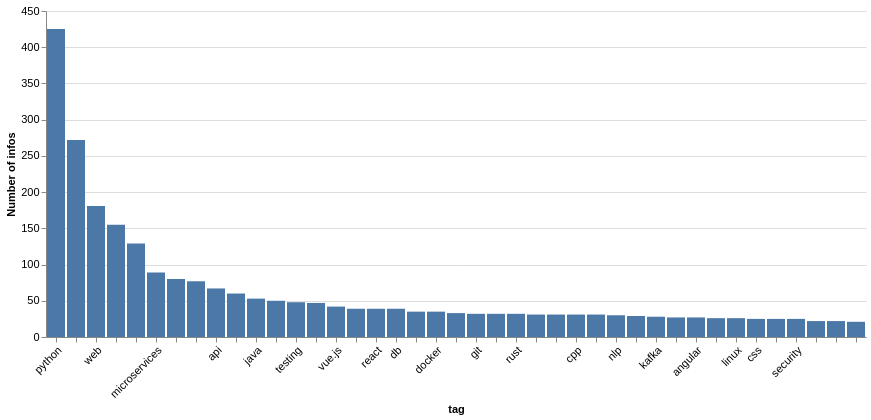

Vega-Lite specification stored for this chart:
### Vega-Lite specification from a JSON file in a GitHub repository (floating-point values rounded to 4 significant figures)
{"$schema": "https://vega.github.io/schema/vega-lite/v5.json", "data": {"values": [{"tag": "python", "count": 425}, {"tag": "golang", "count": 272}, {"tag": "web", "count": 181}, {"tag": "javascript", "count": 155}, {"tag": "machine-learning", "count": 129}, {"tag": "microservices", "count": 89}, {"tag": "deep-learning", "count": 80}, {"tag": "neural-networks", "count": 77}, {"tag": "api", "count": 67}, {"tag": "data-science", "count": 60}, {"tag": "java", "count": 53}, {"tag": "node.js", "count": 50}, {"tag": "testing", "count": 48}, {"tag": "concurrency", "count": 47}, {"tag": "vue.js", "count": 42}, {"tag": "system-architecture", "count": 39}, {"tag": "react", "count": 39}, {"tag": "db", "count": 39}, {"tag": "compiler", "count": 35}, {"tag": "docker", "count": 35}, {"tag": "http", "count": 33}, {"tag": "git", "count": 32}, {"tag": "kubernetes", "count": 32}, {"tag": "rust", "count": 32}, {"tag": "restful", "count": 31}, {"tag": "data-visualization", "count": 31}, {"tag": "cpp", "count": 31}, {"tag": "django", "count": 31}, {"tag": "nlp", "count": 30}, {"tag": "oop", "count": 29}, {"tag": "kafka", "count": 28}, {"tag": "graphql", "count": 27}, {"tag": "angular", "count": 27}, {"tag": "programming", "count": 26}, {"tag": "linux", "count": 26}, {"tag": "css", "count": 25}, {"tag": "frontend", "count": 25}, {"tag": "security", "count": 25}, {"tag": "functional-programming", "count": 22}, {"tag": "interpreter", "count": 22}, {"tag": "distributed-system", "count": 21}]}, "mark": {"type": "bar", "tooltip": true}, "width": "container", "height": 420, "encoding": {"x": {"field": "tag", "type": "ordinal", "sort": "-y", "axis": {"labelAngle": -45, "labelLimit": 90, "labelOverlap": "greedy"}}, "y": {"field": "count", "type": "quantitative", "title": "Number of infos"}, "tooltip": [{"field": "tag", "type": "nominal"}, {"field": "count", "type": "quantitative"}]}, "config": {"axis": {"labelFontSize": 11}, "view": {"stroke": null}, "autosize": {"type": "fit", "contains": "padding"}}}
